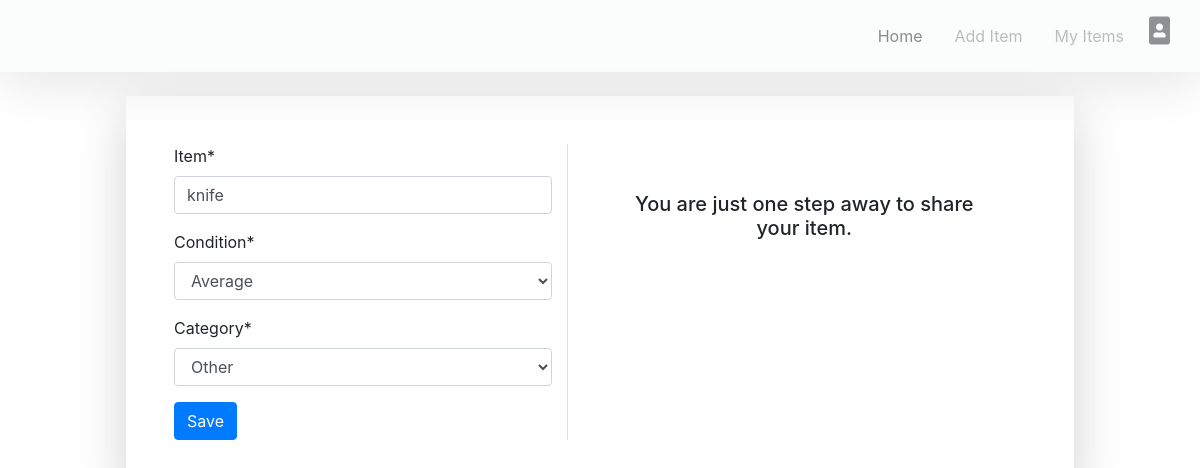
The app's page /dashboard/itemlist/7/update/ (signed in) with its own data.
### userapp/models.py (models this page shows, shortened)
class Itemlist(models.Model):
    name = models.ForeignKey(User, on_delete=models.CASCADE)
    item = models.CharField(max_length=50)
    conditions = [('GD', 'Good'), ('AVG', 'Average'), ('BD', 'Bad')]
    condition = models.CharField(max_length=3, choices=conditions, default='AVG')
    categories = [('ELEC', 'Electronics'), ('STAT', 'Stationary'), ('CLOTH', 'Clothes'), ('FTW', 'Footwear'),
                  ('BAGS', 'Bags'), ('OTHER', 'Other')]
    Category = models.CharField(max_length=5, choices=categories, default='OTHER')
    date_created = models.DateTimeField(default=timezone.now)

### userapp/views.py (the view, shortened to what this page needs)
# urls.py: path('itemlist/<int:pk>/update/', ItemlistUpdateview.as_view(), name='Itemlist-update'),
class ItemlistUpdateview(LoginRequiredMixin, UserPassesTestMixin, UpdateView):
    model = Itemlist
    fields = ['item', 'condition', 'Category']
    def test_func(self):
        item = self.get_object()
        if self.request.user == item.name:
            return True
        return False

### userapp/templates/userapp/Itemlist_form.html (shortened to what this page needs)
{%  extends 'userapp/base.html' %}
{% load static %}
{% load crispy_forms_tags %}
{% block content %}
    <div class="container p-5">
        <div class="container p-5">
            <div class="container p-5 shadow-lg" data-aos="zoom-out-up">
                <div class="row">
                    <div class="col">
                        <form method="POST" action="">
                            {{ form|crispy }}
                            <button class="btn btn-primary" type="submit">Save</button>
                        </form>
                    </div>
                    <div class="col text-center p-5 border-left">
                        <h5>You are just one step away to share your item.</h5>
                    </div>
                </div>
            </div>
        </div>
    </div>
{% endblock content %}

### records on screen
Itemlist: item "knife", condition "Average", Category "Other"
